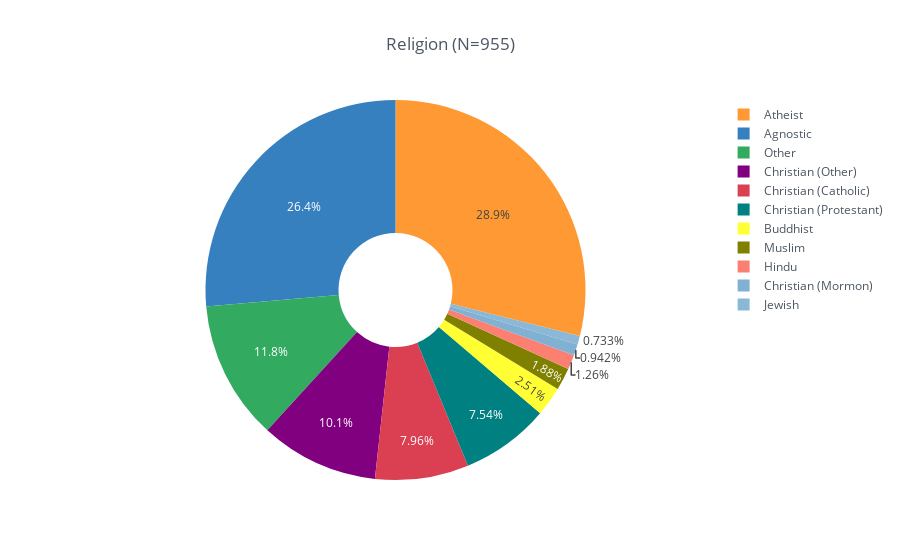

Notebook code cell kept with this figure:
### Code cell
total_responses = sum(gcbs_clean_df['DEMO_religion'].value_counts()[gcbs_clean_df['DEMO_religion'].value_counts()> 0])
religion_df = gcbs_clean_df['DEMO_religion'].value_counts()[gcbs_clean_df['DEMO_religion'].value_counts()> 0].rename_axis('DEMO_religion').reset_index(name='counts')
religion_df.iplot(kind='pie', labels='DEMO_religion', values='counts', title='Religion (N={})'.format(total_responses), hoverinfo="label+percent+name", hole=0.3, theme='white')

### Figure 1 — Plotly figure (JSON) as saved in the notebook; plotly's stock layout.template omitted (floating-point values rounded to 4 significant figures)
{"data": [{"hole": 0.3, "labels": ["Atheist", "Agnostic", "Other", "Christian (Other)", "Christian (Catholic)", "Christian (Protestant)", "Buddhist", "Muslim", "Hindu", "Christian (Mormon)", "Jewish"], "marker": {"colors": ["rgba(255, 153, 51, 1.0)", "rgba(55, 128, 191, 1.0)", "rgba(50, 171, 96, 1.0)", "rgba(128, 0, 128, 1.0)", "rgba(219, 64, 82, 1.0)", "rgba(0, 128, 128, 1.0)", "rgba(255, 255, 51, 1.0)", "rgba(128, 128, 0, 1.0)", "rgba(251, 128, 114, 1.0)", "rgba(128, 177, 211, 1.0)", "rgba(128, 177, 211, 0.8999999999999999)"]}, "name": "", "type": "pie", "values": [276, 252, 113, 96, 76, 72, 24, 18, 12, 9, 7]}], "layout": {"legend": {"bgcolor": "#FFFFFF", "font": {"color": "#4D5663"}}, "paper_bgcolor": "#FFFFFF", "plot_bgcolor": "#FFFFFF", "title": "Religion (N=955)", "titlefont": {"color": "#4D5663"}}}
